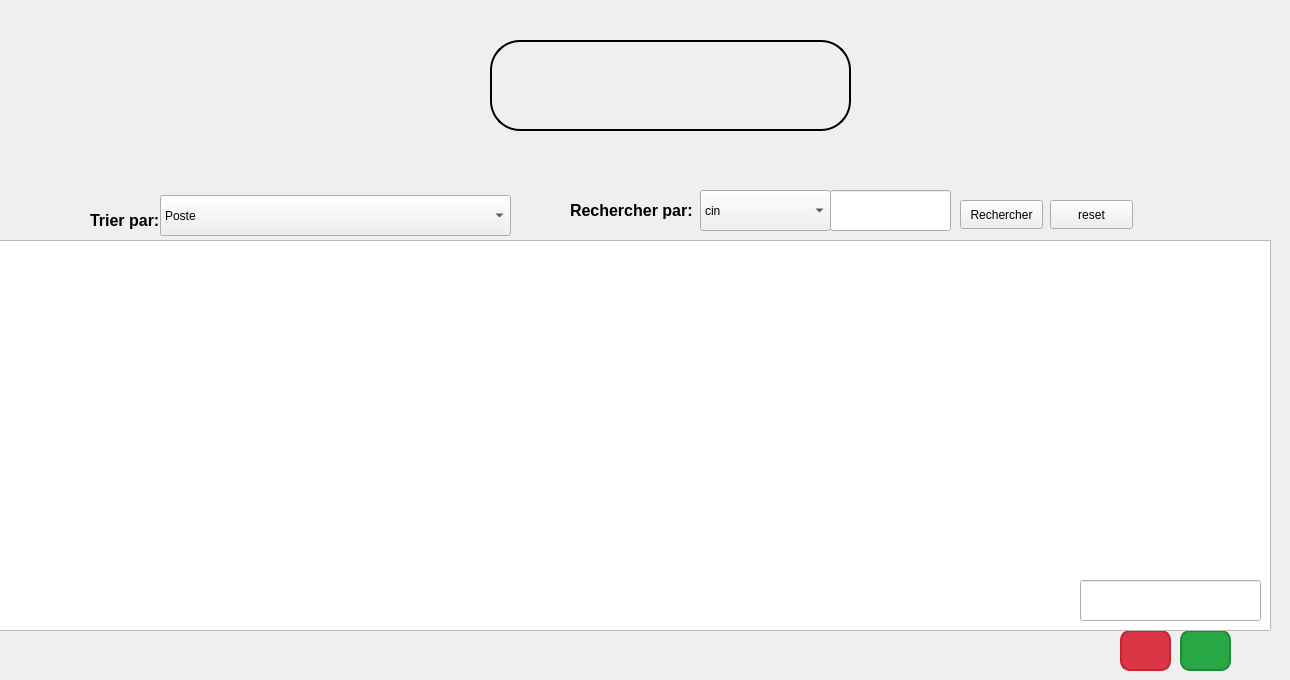
      <widget class="QWidget" name="lirect">
       <attribute name="title">
        <string>Affichage</string>
       </attribute>
       <widget class="QComboBox" name="comboBox_tri_3">
        <property name="geometry">
         <rect>
          <x>160</x>
          <y>195</y>
          <width>351</width>
          <height>41</height>
         </rect>
        </property>
        <item>
         <property name="text">
          <string>Poste</string>
         </property>
        </item>
        <item>
         <property name="text">
          <string>Anciennete</string>
         </property>
        </item>
        <item>
         <property name="text">
          <string>Salaire</string>
         </property>
        </item>
       </widget>
       <widget class="QLabel" name="label_tri_3">
        <property name="geometry">
         <rect>
          <x>90</x>
          <y>210</y>
          <width>191</width>
          <height>21</height>
         </rect>
        </property>
        <property name="styleSheet">
         <string notr="true">QLabel {
    font-size: 16px;    /* Set font size to 16px */
    font-weight: bold;  /* Make text bold */
    color: black;       /* Black text (default, change if needed) */
}
</string>
        </property>
        <property name="text">
         <string>Trier par:</string>
        </property>
       </widget>
       <widget class="QLabel" name="label_recherche_3">
        <property name="geometry">
         <rect>
          <x>570</x>
          <y>200</y>
          <width>141</width>
          <height>20</height>
         </rect>
        </property>
        <property name="styleSheet">
         <string notr="true">QLabel {
    font-size: 16px;    /* Set font size to 16px */
    font-weight: bold;  /* Make text bold */
    color: black;       /* Black text (default, change if needed) */
}
</string>
        </property>
        <property name="text">
         <string>Rechercher par:</string>
        </property>
       </widget>
       <widget class="QLineEdit" name="lineEdit_recherche_3">
        <property name="geometry">
         <rect>
          <x>830</x>
          <y>190</y>
          <width>121</width>
          <height>41</height>
         </rect>
        </property>
       </widget>
       <widget class="QWidget" name="widget_2" native="true">
        <property name="geometry">
         <rect>
          <x>490</x>
          <y>40</y>
          <width>361</width>
          <height>91</height>
         </rect>
        </property>
        <property name="styleSheet">
         <string notr="true">background-color: qlineargradient(
    spread:pad,
    x1:0, y1:0, x2:1, y2:0,
    stop:0 #d30102,
    stop:0.499 #d30102,
    stop:0.5 white,
    stop:1 white
);
border-radius: 30px;
border: 2px solid black; </string>
        </property>
        <widget class="QPushButton" name="pushButtonStat_15">
         <property name="geometry">
          <rect>
           <x>40</x>
           <y>0</y>
           <width>91</width>
           <height>91</height>
          </rect>
         </property>
         <property name="styleSheet">
          <string notr="true">QPushButton {
    background: transparent;
    border: none;
}</string>
         </property>
         <property name="text">
          <string/>
         </property>
         <property name="icon">
          <iconset resource="images/images.qrc">
           <normaloff>:/images/stat.png</normaloff>:/images/stat.png</iconset>
         </property>
         <property name="iconSize">
          <size>
           <width>50</width>
           <height>50</height>
          </size>
         </property>
        </widget>
        <widget class="QPushButton" name="pushButton_pdf_3">
         <property name="geometry">
          <rect>
           <x>190</x>
           <y>10</y>
           <width>131</width>
           <height>71</height>
          </rect>
         </property>
         <property name="styleSheet">
          <string notr="true">QPushButton {
    background: transparent;
    border: none;
}</string>
         </property>
         <property name="text">
          <string/>
         </property>
         <property name="icon">
          <iconset resource="images/images.qrc">
           <normaloff>:/images/doc.png</normaloff>:/images/doc.png</iconset>
         </property>
         <property name="iconSize">
          <size>
           <width>50</width>
           <height>50</height>
          </size>
         </property>
        </widget>
       </widget>
       <widget class="QPushButton" name="pushButton_modifier_employe">
        <property name="geometry">
         <rect>
          <x>1180</x>
          <y>630</y>
          <width>51</width>
          <height>41</height>
         </rect>
        </property>
        <property name="styleSheet">
         <string notr="true">QPushButton {
    background-color: #28A745;  /* Bright green background */
    color: white;               /* White text */
    font-size: 16px;            /* Font size */
    font-weight: bold;          /* Bold text */
    border: 2px solid #218838;  /* Darker green border */
    border-radius: 10px;        /* Rounded corners */
    padding: 8px 16px;          /* Padding for size adjustment */
}

QPushButton:hover {
    background-color: #218838;  /* Darker green on hover */
}

QPushButton:pressed {
    background-color: #1E7E34;  /* Even darker green when pressed */
}
</string>
        </property>
        <property name="text">
         <string/>
        </property>
        <property name="icon">
         <iconset theme="QIcon::ThemeIcon::MailMessageNew"/>
        </property>
       </widget>
       <widget class="QPushButton" name="pushButton_supprimer_employe">
        <property name="geometry">
         <rect>
          <x>1120</x>
          <y>630</y>
          <width>51</width>
          <height>41</height>
         </rect>
        </property>
        <property name="styleSheet">
         <string notr="true">QPushButton {
    background-color: #DC3545;  /* Bright red background */
    color: white;               /* White text */
    font-size: 16px;            /* Font size */
    font-weight: bold;          /* Bold text */
    border: 2px solid #C82333;  /* Darker red border */
    border-radius: 10px;        /* Rounded corners */
    padding: 8px 16px;          /* Padding for size adjustment */
}

QPushButton:hover {
    background-color: #C82333;  /* Darker red on hover */
}

QPushButton:pressed {
    background-color: #A71D2A;  /* Even darker red when pressed */
}
</string>
        </property>
        <property name="text">
         <string/>
        </property>
        <property name="icon">
         <iconset theme="QIcon::ThemeIcon::EditDelete"/>
        </property>
       </widget>
       <widget class="QTableView" name="tableView">
        <property name="geometry">
         <rect>
          <x>-10</x>
          <y>240</y>
          <width>1281</width>
          <height>391</height>
         </rect>
        </property>
       </widget>
       <widget class="QLineEdit" name="lineedit_cin_employe_test">
        <property name="geometry">
         <rect>
          <x>1080</x>
          <y>580</y>
          <width>181</width>
          <height>41</height>
         </rect>
        </property>
       </widget>
       <widget class="QComboBox" name="comboBox_recherche">
        <property name="geometry">
         <rect>
          <x>700</x>
          <y>190</y>
          <width>131</width>
          <height>41</height>
         </rect>
        </property>
        <item>
         <property name="text">
          <string>cin</string>
         </property>
        </item>
        <item>
         <property name="text">
          <string>contact</string>
         </property>
        </item>
        <item>
         <property name="text">
          <string>disponibilite</string>
         </property>
        </item>
       </widget>
       <widget class="QPushButton" name="btn_rechercher">
        <property name="geometry">
         <rect>
          <x>960</x>
          <y>200</y>
          <width>83</width>
          <height>29</height>
         </rect>
        </property>
        <property name="text">
         <string>Rechercher</string>
        </property>
       </widget>
       <widget class="QPushButton" name="btn_reset_table">
        <property name="geometry">
         <rect>
          <x>1050</x>
          <y>200</y>
          <width>83</width>
          <height>29</height>
         </rect>
        </property>
        <property name="text">
         <string>reset</string>
        </property>
       </widget>
      </widget>
